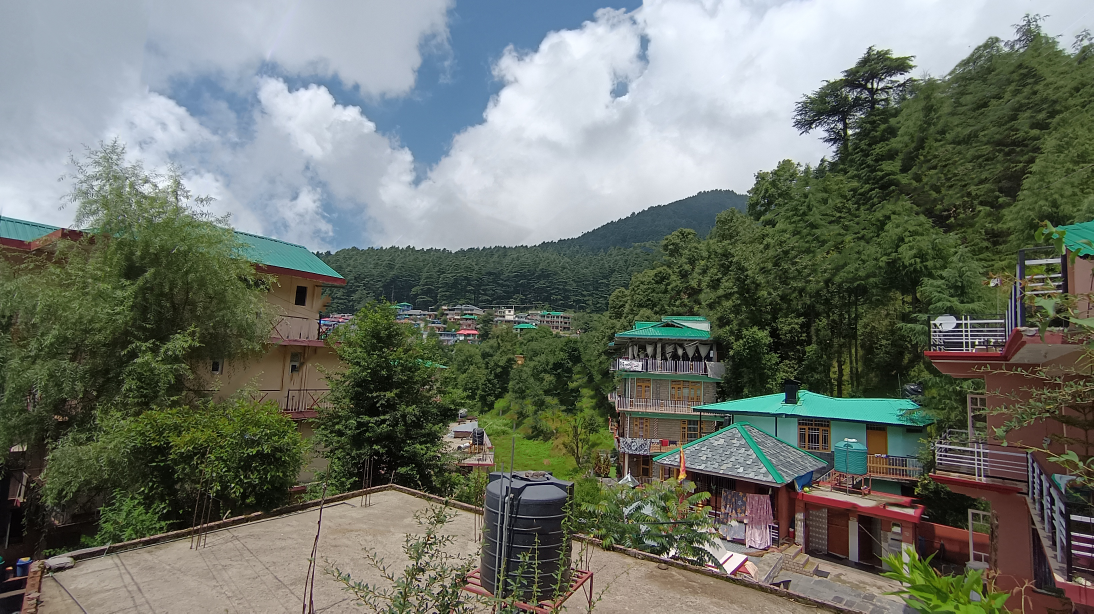
#> input picture assets/IMG_20240314_122106-ps.jpg, 3280 x 1840 px (shown at 1/3 size); its folder holds only this picture in this run
$ python convert_images.py
#> lines starting #> are read from the running program, lines starting #| are printed output that depends on the picture
#!/usr/bin/env python3
"""
Image conversion and optimization script for Picasa gallery.
Converts images to WebP format, creates compressed versions, and generates smooth thumbnails.
"""

import os
import sys
from pathlib import Path

try:
    from PIL import Image, ImageFilter
    import pillow_avif
except ImportError:
    print("Installing required packages...")
    os.system(f"{sys.executable} -m pip install -q Pillow pillow-avif-plugin")
    from PIL import Image, ImageFilter

# Configuration
SOURCE_DIR = Path("assets")
TARGET_DIR = Path("photos")
THUMBNAIL_DIR = TARGET_DIR / "thumbnails"
THUMBNAIL_QUALITY = 75  # 75% quality for higher quality thumbnails
FULL_QUALITY = 85  # 85% quality for full images
THUMBNAIL_MAX_SIZE = (600, 600)  # Max dimensions for thumbnails (increased resolution)

# Create directories
TARGET_DIR.mkdir(exist_ok=True)
THUMBNAIL_DIR.mkdir(exist_ok=True)

def convert_image_to_webp(input_path, output_path, quality=85, max_size=None, smooth=False):
    """Convert an image to WebP format with specified quality."""
#> called with quality = 75, max_size = (600, 600), smooth = True
    try:
        with Image.open(input_path) as img:
            # Convert RGBA to RGB if necessary
#> img is the input picture: PIL image 3280x1840 RGB; mean R, G, B 109.6, 115.7, 106.2
            if img.mode in ('RGBA', 'LA', 'P'):
                # Create a white background
                background = Image.new('RGB', img.size, (255, 255, 255))
                if img.mode == 'P':
                    img = img.convert('RGBA')
                background.paste(img, mask=img.split()[-1] if img.mode in ('RGBA', 'LA') else None)
                img = background
            elif img.mode != 'RGB':
                img = img.convert('RGB')

            # Resize if max_size is specified
            if max_size:
                img.thumbnail(max_size, Image.Resampling.LANCZOS)
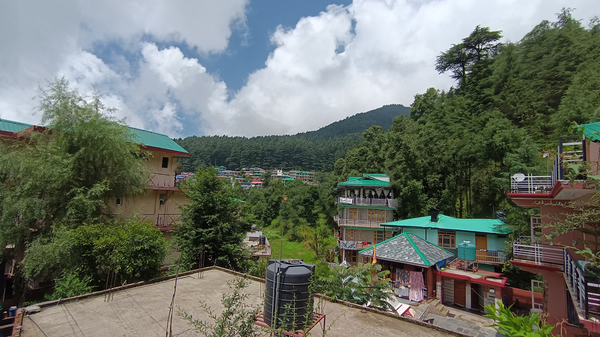
#> img: PIL image 600x337 RGB; mean R, G, B 109.7, 115.8, 106.4

            # Apply slight blur for smoothness (reduces sharpness)
            if smooth:
                img = img.filter(ImageFilter.GaussianBlur(radius=0.5))

            # Save as WebP
            img.save(output_path, 'WEBP', quality=quality, method=6)
            return True
    except Exception as e:
        print(f"Error converting {input_path}: {e}")
        return False

def get_image_files(directory):
    """Get all image files from a directory."""
    image_extensions = {'.png', '.jpg', '.jpeg', '.gif', '.bmp', '.tiff', '.webp'}
    return [f for f in directory.iterdir()
            if f.is_file() and f.suffix.lower() in image_extensions]

def main():
    print("Starting image conversion process...")
    print(f"Source: {SOURCE_DIR}")
    print(f"Target: {TARGET_DIR}")
    print(f"Thumbnails: {THUMBNAIL_DIR}")
    print("-" * 60)

    # Get all images from source directory
    images = get_image_files(SOURCE_DIR)
    total = len(images)

    if total == 0:
        print(f"No images found in {SOURCE_DIR}")
        return

    print(f"Found {total} images to process")
    print("-" * 60)

    converted_count = 0
    skipped_count = 0

    for idx, image_path in enumerate(images, 1):
        # Get filename without extension
        base_name = image_path.stem

        # Output paths
        full_output = TARGET_DIR / f"{base_name}.webp"
        thumb_output = THUMBNAIL_DIR / f"{base_name}.webp"

        print(f"[{idx}/{total}] Processing: {image_path.name}")

        # Convert full image
        if full_output.exists():
            print(f"  → Full image already exists, skipping")
            skipped_count += 1
        else:
            success = convert_image_to_webp(image_path, full_output, quality=FULL_QUALITY)
            if success:
                file_size = full_output.stat().st_size / 1024  # KB
                print(f"  ✓ Full image: {file_size:.1f} KB")
                converted_count += 1
            else:
                print(f"  ✗ Failed to convert full image")
                continue

        # Create thumbnail with smoothness
        if thumb_output.exists():
            print(f"  → Thumbnail already exists, regenerating with new settings")
            thumb_output.unlink()  # Remove old thumbnail

        success = convert_image_to_webp(
            image_path, thumb_output,
            quality=THUMBNAIL_QUALITY,
            max_size=THUMBNAIL_MAX_SIZE,
            smooth=True  # Apply smoothing to reduce sharpness
        )
        if success:
            file_size = thumb_output.stat().st_size / 1024  # KB
            print(f"  ✓ Thumbnail: {file_size:.1f} KB")
        else:
            print(f"  ✗ Failed to create thumbnail")

    print("-" * 60)
    print(f"Conversion complete!")
    print(f"  Converted: {converted_count}")
    print(f"  Skipped: {skipped_count}")
    print(f"  Total processed: {total}")

    # Generate image list for HTML
    webp_images = sorted([f.name for f in TARGET_DIR.iterdir()
                          if f.is_file() and f.suffix == '.webp'])

    print("-" * 60)
    print("Image paths for HTML (copy to picasa/index.html):")
    print("const imagePaths = [")
    for img in webp_images:
        print(f"  '../photos/{img}',")
    print("];")

if __name__ == "__main__":
    main()

$ run again, on assets/IMG_20240707_191957-ps.jpg
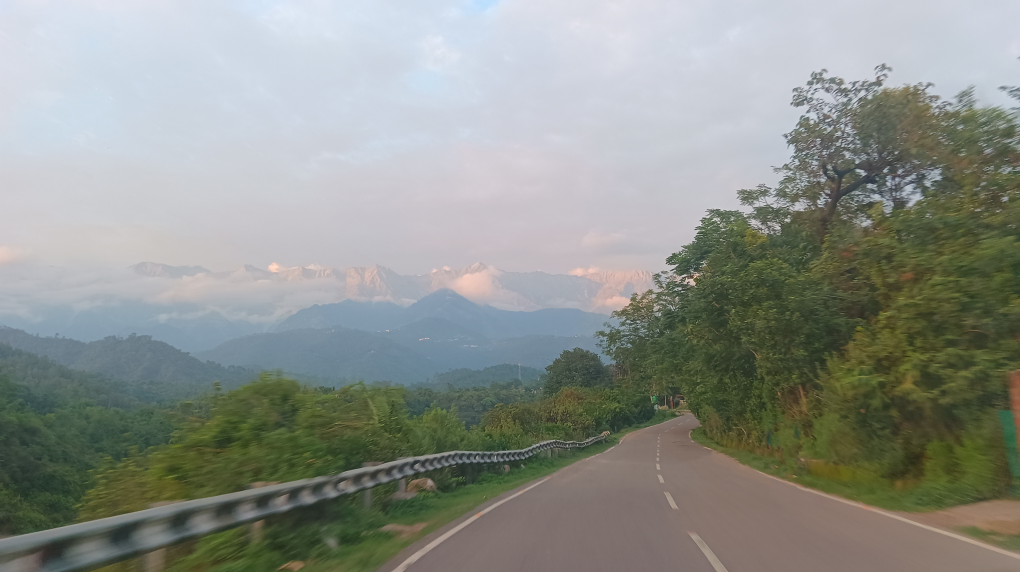
#> input picture assets/IMG_20240707_191957-ps.jpg, 4080 x 2288 px (shown at 1/4 size)
#> in convert_image_to_webp, img is the input picture: PIL image 4080x2288 RGB; mean R, G, B 141.3, 145.8, 139.5
#> in convert_image_to_webp, `img.thumbnail(max_size, Image.Resampling.LANCZOS)`:
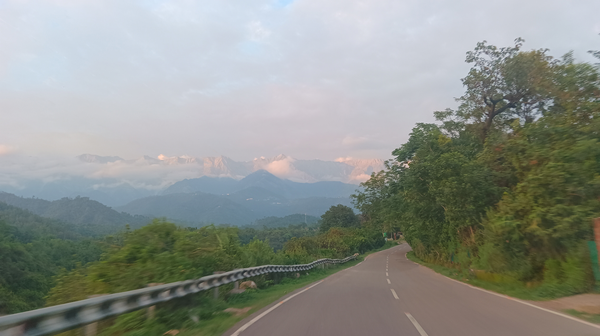
#> img: PIL image 600x336 RGB; mean R, G, B 141.2, 145.7, 139.4

$ run again, on assets/IMG_20240708_091039-ps.jpg
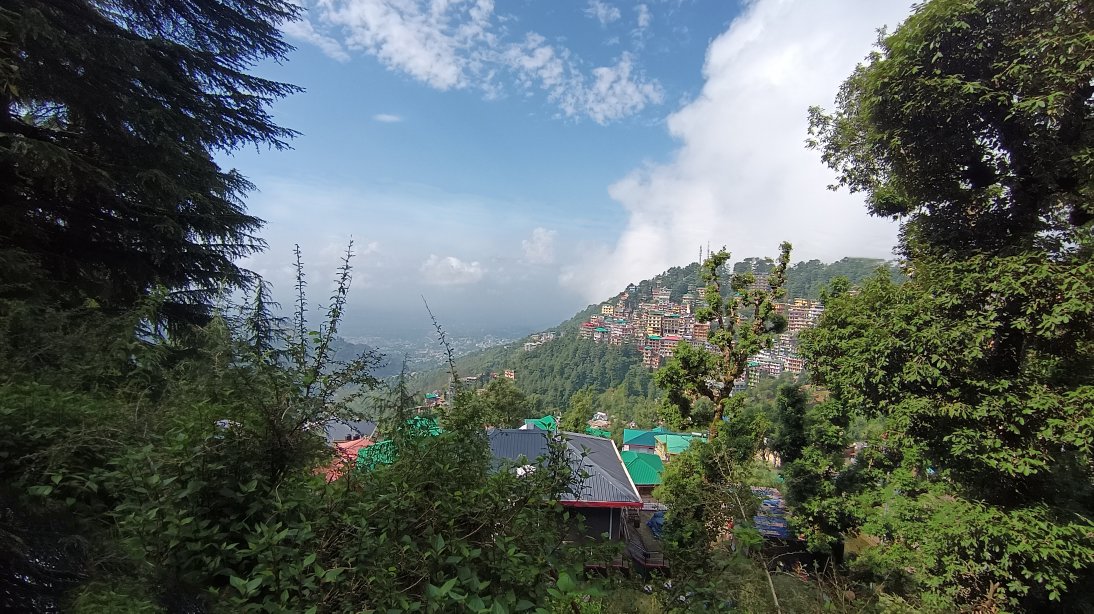
#> input picture assets/IMG_20240708_091039-ps.jpg, 3280 x 1840 px (shown at 1/3 size)
#> in convert_image_to_webp, img is the input picture: PIL image 3280x1840 RGB; mean R, G, B 87.3, 97.6, 94.6
#> in convert_image_to_webp, `img.thumbnail(max_size, Image.Resampling.LANCZOS)`:
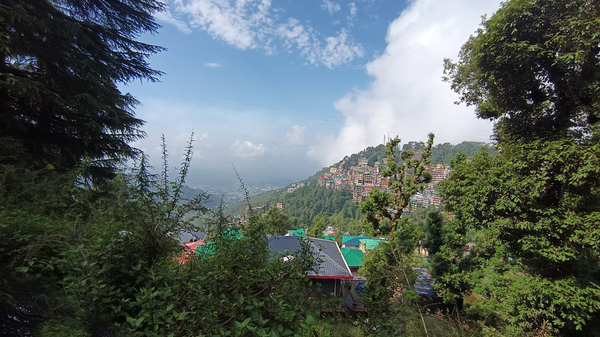
#> img: PIL image 600x337 RGB; mean R, G, B 87.5, 97.8, 94.7
